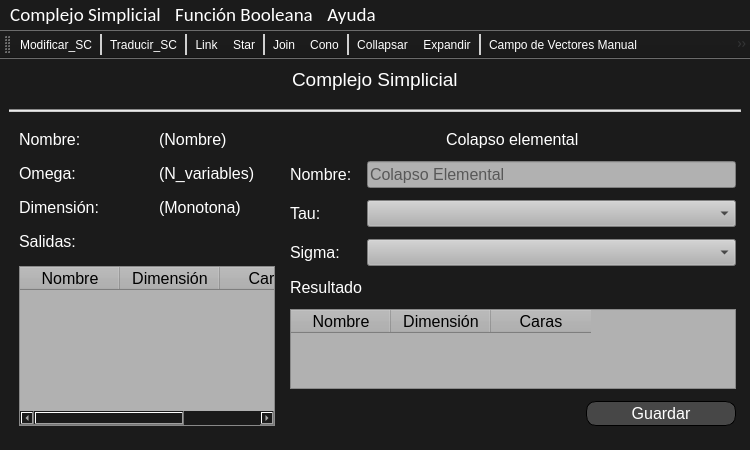
<?xml version="1.0" encoding="UTF-8"?>
<ui version="4.0">
 <class>TFG</class>
 <widget class="QMainWindow" name="TFG">
  <property name="geometry">
   <rect>
    <x>0</x>
    <y>0</y>
    <width>750</width>
    <height>450</height>
   </rect>
  </property>
  <property name="sizePolicy">
   <sizepolicy hsizetype="Preferred" vsizetype="Preferred">
    <horstretch>0</horstretch>
    <verstretch>0</verstretch>
   </sizepolicy>
  </property>
  <property name="font">
   <font>
    <family>Arial</family>
    <pointsize>20</pointsize>
   </font>
  </property>
  <property name="windowTitle">
   <string>TFG Pablo Ascorbe</string>
  </property>
  <property name="windowIcon">
   <iconset>
    <normaloff>../Recursos/icono.ico</normaloff>../Recursos/icono.ico</iconset>
  </property>
  <property name="styleSheet">
   <string notr="true">QWidget{
background-image: url(:/images/fondo.png);
background-color: rgb(27, 27, 27);
color: rgb(255, 255, 255);
}

QToolBar QToolButton{
color: rgb(255, 255, 255);
background-color:transparent;}

QToolBar QToolButton:hover{
	background-color: rgb(100, 100, 100);
}

QToolBar::separator{
	background-color: rgb(208, 208, 208);
	width: 2px;
}


QMenuBar::item:selected{
	background-color: rgb(100, 100, 100);
}

QMenu::item:selected{
	background-color: rgb(100, 100, 100);
}
</string>
  </property>
  <widget class="QWidget" name="centralwidget">
   <property name="enabled">
    <bool>true</bool>
   </property>
   <layout class="QGridLayout" name="gridLayout_2">
    <property name="sizeConstraint">
     <enum>QLayout::SetDefaultConstraint</enum>
    </property>
    <property name="horizontalSpacing">
     <number>11</number>
    </property>
    <property name="verticalSpacing">
     <number>18</number>
    </property>
    <item row="0" column="0" alignment="Qt::AlignHCenter">
     <widget class="QLabel" name="label_2">
      <property name="maximumSize">
       <size>
        <width>16777215</width>
        <height>30</height>
       </size>
      </property>
      <property name="font">
       <font>
        <pointsize>14</pointsize>
       </font>
      </property>
      <property name="text">
       <string>Complejo Simplicial</string>
      </property>
     </widget>
    </item>
    <item row="2" column="0">
     <layout class="QHBoxLayout" name="horizontalLayout" stretch="0,0">
      <item>
       <layout class="QGridLayout" name="gridLayout_fijo">
        <property name="leftMargin">
         <number>10</number>
        </property>
        <property name="rightMargin">
         <number>10</number>
        </property>
        <property name="bottomMargin">
         <number>15</number>
        </property>
        <property name="horizontalSpacing">
         <number>24</number>
        </property>
        <property name="verticalSpacing">
         <number>15</number>
        </property>
        <item row="0" column="1">
         <widget class="QLabel" name="label_nombre_sc">
          <property name="font">
           <font>
            <pointsize>12</pointsize>
           </font>
          </property>
          <property name="text">
           <string>(Nombre)</string>
          </property>
         </widget>
        </item>
        <item row="1" column="1">
         <widget class="QLabel" name="label_omega">
          <property name="font">
           <font>
            <pointsize>12</pointsize>
           </font>
          </property>
          <property name="text">
           <string>(N_variables)</string>
          </property>
         </widget>
        </item>
        <item row="3" column="0" colspan="2">
         <widget class="QLabel" name="label_3">
          <property name="font">
           <font>
            <pointsize>12</pointsize>
           </font>
          </property>
          <property name="text">
           <string>Salidas:</string>
          </property>
         </widget>
        </item>
        <item row="0" column="0">
         <widget class="QLabel" name="label">
          <property name="font">
           <font>
            <pointsize>12</pointsize>
           </font>
          </property>
          <property name="text">
           <string>Nombre:</string>
          </property>
         </widget>
        </item>
        <item row="1" column="0">
         <widget class="QLabel" name="label_4">
          <property name="font">
           <font>
            <pointsize>12</pointsize>
           </font>
          </property>
          <property name="text">
           <string>Omega:</string>
          </property>
         </widget>
        </item>
        <item row="2" column="1">
         <widget class="QLabel" name="label_dimension">
          <property name="font">
           <font>
            <pointsize>12</pointsize>
           </font>
          </property>
          <property name="text">
           <string>(Monotona)</string>
          </property>
         </widget>
        </item>
        <item row="2" column="0">
         <widget class="QLabel" name="label_5">
          <property name="font">
           <font>
            <pointsize>12</pointsize>
           </font>
          </property>
          <property name="text">
           <string>Dimensión:</string>
          </property>
         </widget>
        </item>
        <item row="4" column="0" colspan="2">
         <widget class="QTableWidget" name="tableWidget">
          <property name="styleSheet">
           <string notr="true">color: rgb(0, 0, 0);
background-color: rgb(177, 177, 177);</string>
          </property>
          <column>
           <property name="text">
            <string>Nombre</string>
           </property>
           <property name="font">
            <font>
             <pointsize>12</pointsize>
            </font>
           </property>
          </column>
          <column>
           <property name="text">
            <string>Dimensión</string>
           </property>
           <property name="font">
            <font>
             <pointsize>12</pointsize>
            </font>
           </property>
          </column>
          <column>
           <property name="text">
            <string>Caras</string>
           </property>
           <property name="font">
            <font>
             <pointsize>12</pointsize>
            </font>
           </property>
          </column>
         </widget>
        </item>
       </layout>
      </item>
      <item>
       <layout class="QGridLayout" name="gridLayout_dinamico">
        <property name="leftMargin">
         <number>5</number>
        </property>
        <property name="rightMargin">
         <number>5</number>
        </property>
        <property name="bottomMargin">
         <number>15</number>
        </property>
        <property name="horizontalSpacing">
         <number>15</number>
        </property>
        <property name="verticalSpacing">
         <number>12</number>
        </property>
        <item row="0" column="0" colspan="2" alignment="Qt::AlignHCenter">
         <widget class="QLabel" name="label_6">
          <property name="font">
           <font>
            <pointsize>12</pointsize>
           </font>
          </property>
          <property name="text">
           <string>Colapso elemental</string>
          </property>
         </widget>
        </item>
        <item row="3" column="0">
         <widget class="QLabel" name="label_7">
          <property name="font">
           <font>
            <pointsize>12</pointsize>
           </font>
          </property>
          <property name="text">
           <string>Sigma:</string>
          </property>
         </widget>
        </item>
        <item row="3" column="1">
         <widget class="QComboBox" name="combo_sigma">
          <property name="font">
           <font>
            <pointsize>12</pointsize>
           </font>
          </property>
          <property name="styleSheet">
           <string notr="true">color: rgb(0, 0, 0);
background-color: rgb(177, 177, 177);</string>
          </property>
         </widget>
        </item>
        <item row="7" column="1" alignment="Qt::AlignRight">
         <widget class="QPushButton" name="pushButton_Guardar">
          <property name="sizePolicy">
           <sizepolicy hsizetype="Expanding" vsizetype="Expanding">
            <horstretch>0</horstretch>
            <verstretch>100</verstretch>
           </sizepolicy>
          </property>
          <property name="minimumSize">
           <size>
            <width>150</width>
            <height>25</height>
           </size>
          </property>
          <property name="maximumSize">
           <size>
            <width>250</width>
            <height>25</height>
           </size>
          </property>
          <property name="font">
           <font>
            <pointsize>12</pointsize>
           </font>
          </property>
          <property name="styleSheet">
           <string notr="true">QPushButton{
color: rgb(255, 255, 255);
background-color: rgb(71, 71, 71);
border: 1px solid;
border-radius: 10px;}

QPushButton:hover{
	background-color: rgb(100, 100, 100);
}

</string>
          </property>
          <property name="text">
           <string>Guardar</string>
          </property>
          <property name="autoDefault">
           <bool>false</bool>
          </property>
          <property name="default">
           <bool>false</bool>
          </property>
          <property name="flat">
           <bool>false</bool>
          </property>
         </widget>
        </item>
        <item row="2" column="1">
         <widget class="QComboBox" name="combo_tau">
          <property name="font">
           <font>
            <pointsize>12</pointsize>
           </font>
          </property>
          <property name="styleSheet">
           <string notr="true">color: rgb(0, 0, 0);
background-color: rgb(177, 177, 177);</string>
          </property>
         </widget>
        </item>
        <item row="5" column="0" colspan="2">
         <widget class="QLabel" name="label_9">
          <property name="font">
           <font>
            <pointsize>12</pointsize>
           </font>
          </property>
          <property name="text">
           <string>Resultado</string>
          </property>
         </widget>
        </item>
        <item row="6" column="0" colspan="2">
         <widget class="QTableWidget" name="table_colapso">
          <property name="minimumSize">
           <size>
            <width>300</width>
            <height>0</height>
           </size>
          </property>
          <property name="styleSheet">
           <string notr="true">color: rgb(0, 0, 0);
background-color: rgb(177, 177, 177);</string>
          </property>
          <column>
           <property name="text">
            <string>Nombre</string>
           </property>
           <property name="font">
            <font>
             <pointsize>12</pointsize>
            </font>
           </property>
          </column>
          <column>
           <property name="text">
            <string>Dimensión</string>
           </property>
           <property name="font">
            <font>
             <pointsize>12</pointsize>
            </font>
           </property>
          </column>
          <column>
           <property name="text">
            <string>Caras</string>
           </property>
           <property name="font">
            <font>
             <pointsize>12</pointsize>
            </font>
           </property>
          </column>
         </widget>
        </item>
        <item row="2" column="0">
         <widget class="QLabel" name="label_8">
          <property name="font">
           <font>
            <pointsize>12</pointsize>
           </font>
          </property>
          <property name="text">
           <string>Tau:</string>
          </property>
         </widget>
        </item>
        <item row="1" column="0">
         <widget class="QLabel" name="label_10">
          <property name="font">
           <font>
            <pointsize>12</pointsize>
           </font>
          </property>
          <property name="text">
           <string>Nombre:</string>
          </property>
         </widget>
        </item>
        <item row="1" column="1">
         <widget class="QLineEdit" name="line_cone_name">
          <property name="font">
           <font>
            <pointsize>12</pointsize>
           </font>
          </property>
          <property name="styleSheet">
           <string notr="true">color: rgb(0, 0, 0);
background-color: rgb(177, 177, 177);</string>
          </property>
          <property name="placeholderText">
           <string>Colapso Elemental</string>
          </property>
         </widget>
        </item>
       </layout>
      </item>
     </layout>
    </item>
    <item row="1" column="0">
     <widget class="Line" name="line">
      <property name="styleSheet">
       <string notr="true">background-color: rgb(204, 204, 204);</string>
      </property>
      <property name="orientation">
       <enum>Qt::Horizontal</enum>
      </property>
     </widget>
    </item>
   </layout>
  </widget>
  <widget class="QMenuBar" name="menubar">
   <property name="geometry">
    <rect>
     <x>0</x>
     <y>0</y>
     <width>750</width>
     <height>29</height>
    </rect>
   </property>
   <property name="font">
    <font>
     <family>Calibri</family>
     <pointsize>14</pointsize>
    </font>
   </property>
   <widget class="QMenu" name="menuComplejo_Simplicial">
    <property name="font">
     <font>
      <family>MS Shell Dlg 2</family>
      <pointsize>12</pointsize>
     </font>
    </property>
    <property name="title">
     <string>Complejo Simplicial</string>
    </property>
    <addaction name="actionNuevo_sc"/>
    <addaction name="actionCargar_sc"/>
    <addaction name="actionGuardar_sc"/>
    <addaction name="actionListar_sc"/>
   </widget>
   <widget class="QMenu" name="menuFunci_n_Booleana">
    <property name="font">
     <font>
      <family>MS Shell Dlg 2</family>
      <pointsize>12</pointsize>
     </font>
    </property>
    <property name="title">
     <string>Función Booleana</string>
    </property>
    <addaction name="actionNuevo_bf"/>
    <addaction name="actionCargar_bf"/>
    <addaction name="actionGuardar_bf"/>
    <addaction name="actionListar_bf"/>
   </widget>
   <widget class="QMenu" name="menuAyuda">
    <property name="font">
     <font>
      <family>MS Shell Dlg 2</family>
      <pointsize>12</pointsize>
     </font>
    </property>
    <property name="title">
     <string>Ayuda</string>
    </property>
    <addaction name="actionAyuda"/>
    <addaction name="separator"/>
    <addaction name="actionAcerca"/>
   </widget>
   <addaction name="menuComplejo_Simplicial"/>
   <addaction name="menuFunci_n_Booleana"/>
   <addaction name="menuAyuda"/>
  </widget>
  <widget class="QToolBar" name="toolBar">
   <property name="minimumSize">
    <size>
     <width>0</width>
     <height>0</height>
    </size>
   </property>
   <property name="windowTitle">
    <string>toolBar</string>
   </property>
   <property name="orientation">
    <enum>Qt::Horizontal</enum>
   </property>
   <property name="iconSize">
    <size>
     <width>32</width>
     <height>32</height>
    </size>
   </property>
   <property name="floatable">
    <bool>true</bool>
   </property>
   <attribute name="toolBarArea">
    <enum>TopToolBarArea</enum>
   </attribute>
   <attribute name="toolBarBreak">
    <bool>false</bool>
   </attribute>
   <addaction name="actionModificar_SC"/>
   <addaction name="separator"/>
   <addaction name="actionTraducir_SC"/>
   <addaction name="separator"/>
   <addaction name="actionLink"/>
   <addaction name="actionStar"/>
   <addaction name="separator"/>
   <addaction name="actionJoin"/>
   <addaction name="actionCono"/>
   <addaction name="separator"/>
   <addaction name="actionCollapsar"/>
   <addaction name="actionExpandir"/>
   <addaction name="separator"/>
   <addaction name="actionCampo_de_Vectores_Manual"/>
   <addaction name="actionCampo_de_Vectors_autom_tico"/>
  </widget>
  <action name="actionNuevo_sc">
   <property name="text">
    <string>Nuevo</string>
   </property>
   <property name="shortcut">
    <string>Ctrl+N</string>
   </property>
  </action>
  <action name="actionCargar_sc">
   <property name="text">
    <string>Cargar</string>
   </property>
  </action>
  <action name="actionGuardar_sc">
   <property name="text">
    <string>Guardar</string>
   </property>
  </action>
  <action name="actionListar_sc">
   <property name="text">
    <string>Listar</string>
   </property>
  </action>
  <action name="actionNuevo_bf">
   <property name="text">
    <string>Nuevo</string>
   </property>
  </action>
  <action name="actionCargar_bf">
   <property name="text">
    <string>Cargar</string>
   </property>
  </action>
  <action name="actionGuardar_bf">
   <property name="text">
    <string>Guardar</string>
   </property>
  </action>
  <action name="actionListar_bf">
   <property name="text">
    <string>Listar</string>
   </property>
  </action>
  <action name="actionAyuda">
   <property name="text">
    <string>Ayuda de TFG Pablo Ascorbe</string>
   </property>
  </action>
  <action name="actionAcerca">
   <property name="text">
    <string>Acerca de la aplicación</string>
   </property>
  </action>
  <action name="actionModificar_SC">
   <property name="icon">
    <iconset resource="../Recursos/resources.qrc">
     <normaloff>:/images/edit.ico</normaloff>:/images/edit.ico</iconset>
   </property>
   <property name="text">
    <string>Modificar_SC</string>
   </property>
   <property name="toolTip">
    <string>Modificar el Complejo Simplicial</string>
   </property>
   <property name="shortcut">
    <string>Ctrl+1</string>
   </property>
  </action>
  <action name="actionTraducir_SC">
   <property name="icon">
    <iconset resource="../Recursos/resources.qrc">
     <normaloff>:/images/translation_sc_to_bf.ico</normaloff>:/images/translation_sc_to_bf.ico</iconset>
   </property>
   <property name="text">
    <string>Traducir_SC</string>
   </property>
   <property name="toolTip">
    <string>Traducir el complejo simplicial a una función booleana</string>
   </property>
  </action>
  <action name="actionLink">
   <property name="icon">
    <iconset resource="../Recursos/resources.qrc">
     <normaloff>:/images/link.ico</normaloff>:/images/link.ico</iconset>
   </property>
   <property name="text">
    <string>Link</string>
   </property>
   <property name="toolTip">
    <string>Calcular Link para un símplice</string>
   </property>
  </action>
  <action name="actionStar">
   <property name="icon">
    <iconset resource="../Recursos/resources.qrc">
     <normaloff>:/images/star.ico</normaloff>:/images/star.ico</iconset>
   </property>
   <property name="text">
    <string>Star</string>
   </property>
   <property name="toolTip">
    <string>Calcular Star para un símplice</string>
   </property>
  </action>
  <action name="actionJoin">
   <property name="icon">
    <iconset resource="../Recursos/resources.qrc">
     <normaloff>:/images/join.ico</normaloff>:/images/join.ico</iconset>
   </property>
   <property name="text">
    <string>Join</string>
   </property>
   <property name="toolTip">
    <string>Calcular el Join del complejo simplicial con otro a seleccionar</string>
   </property>
  </action>
  <action name="actionCono">
   <property name="icon">
    <iconset resource="../Recursos/resources.qrc">
     <normaloff>:/images/cone.ico</normaloff>:/images/cone.ico</iconset>
   </property>
   <property name="text">
    <string>Cono</string>
   </property>
   <property name="toolTip">
    <string>Calcular el cono del Complejo Simplicial</string>
   </property>
  </action>
  <action name="actionCollapsar">
   <property name="icon">
    <iconset resource="../Recursos/resources.qrc">
     <normaloff>:/images/collapse.ico</normaloff>:/images/collapse.ico</iconset>
   </property>
   <property name="text">
    <string>Collapsar</string>
   </property>
   <property name="toolTip">
    <string>Collapsar el Complejo Simplicial</string>
   </property>
  </action>
  <action name="actionExpandir">
   <property name="icon">
    <iconset resource="../Recursos/resources.qrc">
     <normaloff>:/images/expand.ico</normaloff>:/images/expand.ico</iconset>
   </property>
   <property name="text">
    <string>Expandir</string>
   </property>
   <property name="toolTip">
    <string>Expandir el Complejo Simplicial</string>
   </property>
  </action>
  <action name="actionCampo_de_Vectores_Manual">
   <property name="icon">
    <iconset resource="../Recursos/resources.qrc">
     <normaloff>:/images/manual_vf.ico</normaloff>:/images/manual_vf.ico</iconset>
   </property>
   <property name="text">
    <string>Campo de Vectores Manual</string>
   </property>
   <property name="toolTip">
    <string>Calcular un campo de vectores manualmente</string>
   </property>
  </action>
  <action name="actionCampo_de_Vectors_autom_tico">
   <property name="icon">
    <iconset resource="../Recursos/resources.qrc">
     <normaloff>:/images/auto_vf.ico</normaloff>:/images/auto_vf.ico</iconset>
   </property>
   <property name="text">
    <string>Campo de Vectors automático</string>
   </property>
   <property name="toolTip">
    <string>Calcular un campo de vectores automáticamente</string>
   </property>
  </action>
 </widget>
 <resources>
  <include location="../Recursos/resources.qrc"/>
 </resources>
 <connections/>
</ui>
